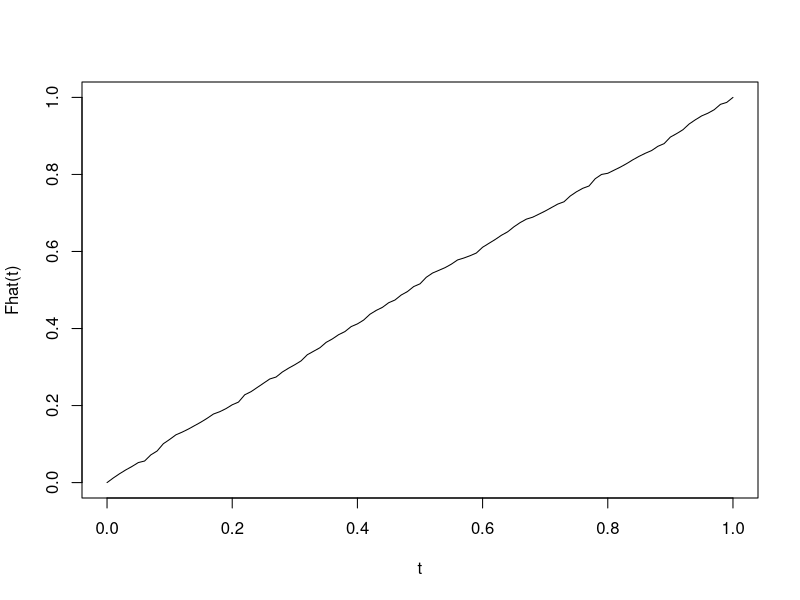

The R script that drew this image:
## ---- chunk 1
grid_pts <- seq(0, 1, 0.01) # points t at which to evaluate empirical cdf
x <- runif(1000)
plot(grid_pts, ecdf(x)(grid_pts), xlab = "t", ylab = "Fhat(t)", type="l")
